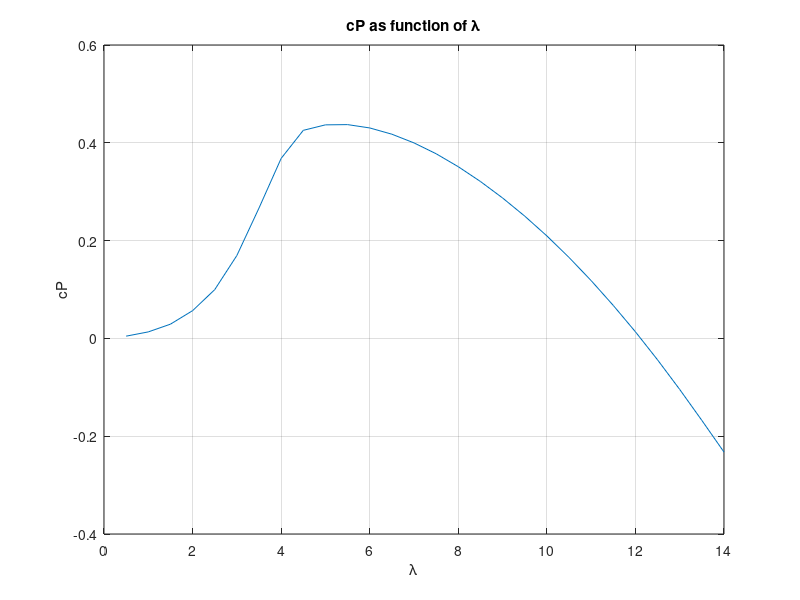
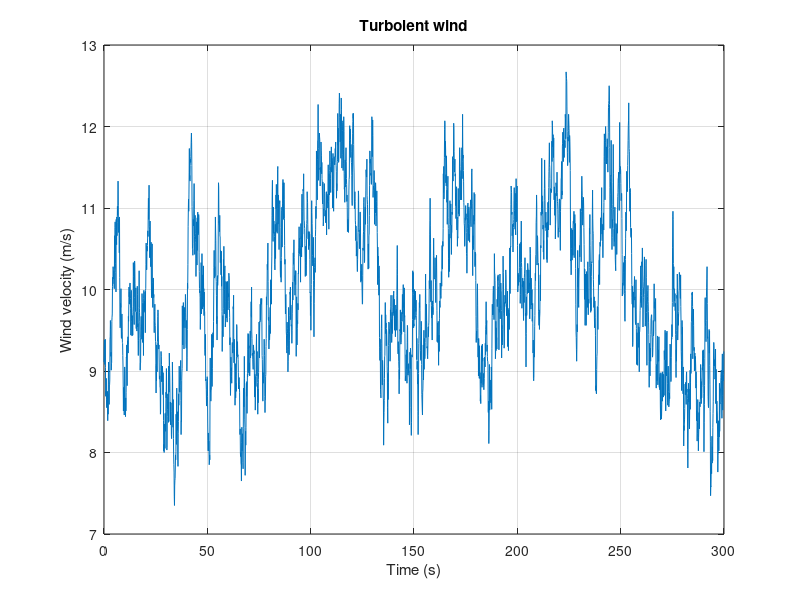

Write the MATLAB code that produced these figures, in order. (Note: this script raises an error after producing the figures.)
clear all
close all
clc

%% CONSTANT PARAMETERS
time_max = 50; % maximum time to be studied (s)
delta_t = 0.005; % discretization time (s)
i_max = time_max / delta_t; % number of iterations

sincronous_velocity = 5; % (rad/s)
MG_coefficient = 2.55e5; % generator curve coefficient

R = 9.5; % rotor diameter (m)
rho = 1.225; % air density (kg/m^3)
V0 = 10; % constant wind speed (m/s)
V0_f = 10; % wind speed for free running turbine (m/s)
omega_initial = 1; % initial angular velocity (rad/s)
omega_initial_f = 1; % initial angular velocity free running turbine (rad/s)
I = 1.5e4; % rotor inertia (kgm^2)

%% Q1 & Q2: PLOT OF THE LOADED DATA
% load the data form the table
cP_vs_lambda = load('Cp_Lambda.txt');
V0_vs_time = load('usim.dat');

figure()
plot(cP_vs_lambda(:,1), cP_vs_lambda(:,2))
xlabel('\lambda')
ylabel('cP')
title('cP as function of \lambda')
grid on

figure()
plot(V0_vs_time(:,1), V0_vs_time(:,2))
title('Turbolent wind')
xlabel('Time (s)')
ylabel('Wind velocity (m/s)')
grid on

%% Q4: COMPUTATION OF THE ANGULAR VELOCITY, ROTOR AND GENERATOR TORQUE 
Mr = zeros(i_max, 1); % vector for rotor torque (Nm)
Mg = zeros(i_max, 1); % vector for generator torque (Nm)
omega = zeros(i_max, 1); % vector for angular velocity (rad/s)
delta_t_vector = zeros(i_max, 1);

% initialize the first elements of the vectors of omega, wind torque and
% generator torque
omega(1,1) = omega_initial;
lambda = omega(1,1) * R / V0; % compute lambda
cP = interp1(cP_vs_lambda(:,1), cP_vs_lambda(:,2), lambda); % interpolate the table
Mr(1,1) = MR(rho, V0, R, cP, omega(1,1)); % wind torque (Nm)
Mg(1,1) = MG(omega(1,1), MG_coefficient, sincronous_velocity); % generator torque (Nm)

for i=2:i_max
  lambda = omega(i - 1, 1) * R / V0; % compute lambda
  cP = interp1(cP_vs_lambda(:,1), cP_vs_lambda(:,2), lambda); % interpolate the table
  omega_old = omega(i - 1, 1); % store previous omega
  Mr(i,1) = MR(rho, V0, R, cP, omega(i - 1, 1)); % wind torque (Nm)
  Mg(i,1) = MG(omega(i - 1, 1), MG_coefficient, sincronous_velocity); % generator torque (Nm)
  omega(i,1) = omega(i - 1, 1) + delta_t/I*(Mr(i - 1 ,1) - Mg(i - 1,1)); % update omega

  delta_t_vector(i, 1) = delta_t_vector(i - 1, 1) + delta_t; % store the time for the plot
end

% plot the time evolution of the roataional speed
figure()
plot(delta_t_vector, omega)
xlabel('Time [s]')
ylabel('\omega [rad/s]')
title('Rotor angular velocity')
grid on

% plot the time evolution of the generator torque
figure()
plot(delta_t_vector, Mg)
xlabel('Time [s]')
ylabel('Generator torque [Nm]')
title('Generator torque')
grid on

% plot the time evolution of the wind torque
figure()
plot(delta_t_vector, Mr)
xlabel('Time [s]')
ylabel('Wind torque [Nm]')
title('Wind torque')
grid on

%% Q5: CALCULATION OF THE SLIP
omega_nom = omega(end); % nominal velocity (rad/s)
SL = (omega_nom - sincronous_velocity) / sincronous_velocity; % syncronous motor slip

%% Q6: COMPUTATION OF THE ANGULAR VELOCITY, ROTOR AND GENERATOR TORQUE FOR 
%% TURBOLENT WIND INFLOW

clear lambda
V0_t = V0_vs_time(:,2); % load velocity (m/s)
V0_item = size(V0_t, 1); % number of item of the velocity vector
t_max = V0_vs_time(end,1); % maximum time of the recorded data
delta_t_t = t_max / V0_item; % delta_t for the turbolent case (s)
Mr_t = zeros(V0_item, 1);
Mg_t = zeros(V0_item, 1);
omega_t = zeros(V0_item, 1);
delta_t_vector_t = zeros(V0_item, 1);

% initialize the first elements of the vectors of omega, wind torque and
% generator torque
omega_t(1,1) = omega_initial;
lambda = omega_t(1,1) * R / V0_t(1); % compute lambda
cP = interp1(cP_vs_lambda(:,1), cP_vs_lambda(:,2), lambda); % interpolate the table
Mr_t(1,1) = MR(rho, V0_t(1), R, cP, omega_t(1,1)); % wind torque (Nm)
Mg_t(1,1) = MG(omega_t(1,1), MG_coefficient, sincronous_velocity); % generator torque (Nm)

% for j=2:V0_item
%   lambda = omega_t(j - 1, 1) * R / V0_t(j - 1); % compute lambda
%   cP = interp1(cP_vs_lambda(:,1), cP_vs_lambda(:,2), lambda); % interpolate the table
%   Mr_t(j, 1) = MR(rho, V0_t(j-1), R, cP, omega_t(j - 1, 1));
%   Mg_t(j, 1) = MG(omega_t(j - 1), MG_coefficient, sincronous_velocity);
%   omega_t(j,1) = omega_t(j - 1, 1) + delta_t_t/I*(Mr_t(j, 1) - Mg_t(j, 1)); % update omega
%   delta_t_vector_t(j, 1) = delta_t_vector_t(j - 1, 1) + delta_t_t; % store the time for the plot
% end

for j=2:V0_item
  omega_t(j, 1) = omega_t(j - 1, 1) + delta_t_t * (Mr_t(j - 1, 1) - Mg_t(j - 1, 1)) / I;
  Mg_t(j, 1) = MG(omega_t(j - 1, 1), MG_coefficient, sincronous_velocity);
  lambda = omega_t(j, 1) * R / V0_t(j);
  cP = interp1(cP_vs_lambda(:, 1), cP_vs_lambda(:, 2), lambda);
  Mr_t(j, 1) = MR(rho, V0_t(j), R, cP, omega_t(j, 1));
  delta_t_vector_t(j, 1) = delta_t_vector_t(j - 1, 1) + delta_t_t;
end


% update omega
% update mg
% update lambda
% update mr


% plot the time evolution of the roataional speed
figure()
plot(delta_t_vector_t, omega_t)
xlabel('Time [s]')
ylabel('\omega [rad/s]')
title('Rotor angular velocity - Turbolent wind')
grid on

% plot the time evolution of the generator torque
figure()
plot(delta_t_vector_t, Mg_t)
xlabel('Time [s]')
ylabel('Generator torque [Nm]')
title('Generator torque - Turbolent wind')
grid on

% plot the time evolution of the wind torque
figure()
plot(delta_t_vector_t, Mr_t)
xlabel('Time [s]')
ylabel('Wind torque [Nm]')
title('Wind torque - Turbolent wind')
grid on

%% SIMULATION OF THE FREE RUNNING TURBINE

t_max_f = max(V0_vs_time(:,1)); % maximum time of the recorded data
delta_t_f = t_max / V0_item; % delta_t for the turbolent case (s)
Mr_f = zeros(V0_item, 1);
Mg_f = zeros(V0_item, 1);
omega_f = zeros(V0_item, 1);
delta_t_vector_f = zeros(V0_item, 1);

% initialize the first elements of the vectors of omega, wind torque and
% generator torque
omega_f(1,1) = omega_initial_f;
lambda = omega_f(1,1) * R / V0_f; % compute lambda
cP = interp1(cP_vs_lambda(:,1), cP_vs_lambda(:,2), lambda); % interpolate the table
Mr_f(1,1) = MR(rho, V0_f, R, cP, omega_f(1,1)); % wind torque (Nm)

for j=2:V0_item
  omega_f(j, 1) = omega_f(j - 1, 1) + delta_t_f / I * Mr_f(j - 1, 1);
  lambda = omega_f(j, 1) * R / V0_f;
  cP = interp1(cP_vs_lambda(:, 1), cP_vs_lambda(:, 2), lambda);
  Mr_f(j, 1) = MR(rho, V0_f, R, cP, omega_f(j, 1));
  delta_t_vector_f(j, 1) = delta_t_vector_f(j - 1, 1) + delta_t_f;
end

% plot the time evolution of the roataional speed
figure()
plot(delta_t_vector_f, omega_f)
xlabel('Time [s]')
ylabel('\omega [rad/s]')
title('Rotor angular velocity - Free running')
grid on

% plot the time evolution of the wind torque
figure()
plot(delta_t_vector_f, Mr_f)
xlabel('Time [s]')
ylabel('Wind torque [Nm]')
title('Wind torque - Free running')
grid on